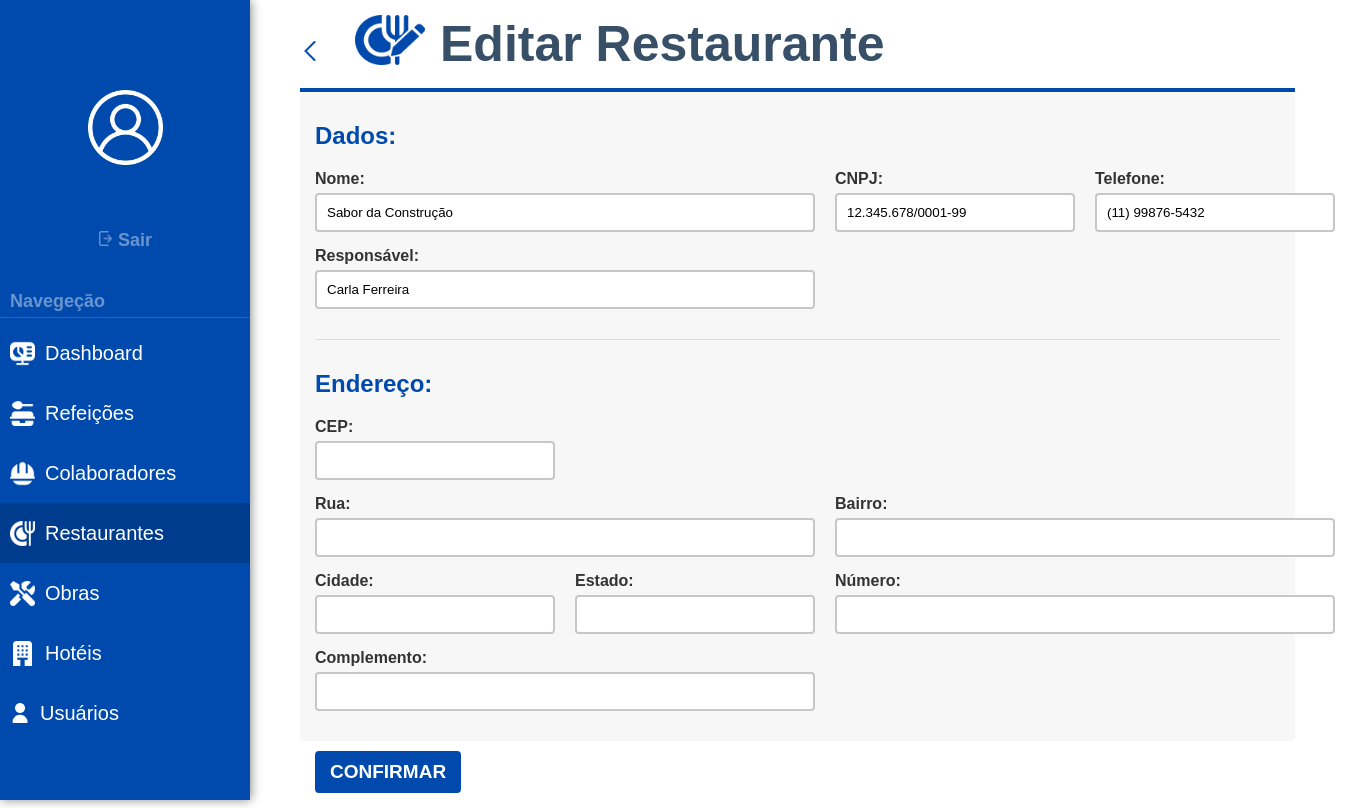
The app's page /editar-restaurante/1/ (signed in) with its own data.
### Sistema/models.py (models this page shows, shortened)
class Restaurante(models.Model):
    nome = models.CharField(
        max_length=100,
        verbose_name="Nome do Restaurante"
    )
    cnpj = models.CharField(
        max_length=18,
        unique=True,
        verbose_name="CNPJ"
    )
    endereco = models.TextField(
        verbose_name="Endereço Completo"
    )
    telefone = models.CharField(
        max_length=15,
        verbose_name="Telefone"
    )
    responsavel = models.CharField(
        max_length=100,
        verbose_name="Responsável"
    )

### Sistema/views.py (the view)
# urls.py: path('editar-restaurante/<int:id>/', editar_restaurante, name='editar-restaurante'),
@login_required
def editar_restaurante(request, id):
    restaurante = get_object_or_404(Restaurante, id=id)
    if request.method == 'POST':
        form = CadastroRestauranteForm(request.POST, instance=restaurante)
        if form.is_valid():
            restaurante = form.save(commit=False)
            restaurante.endereco = form.endereco_formatado
            restaurante.save()
            messages.success(request, 'Restaurante atualizado com sucesso!')
            return redirect('listar-restaurantes')
        else:
            messages.error(request, 'Por favor, corrija os erros no formulário.')
    else:
        form = CadastroRestauranteForm(instance=restaurante)
    return render(request, 'editar-restaurante.html', {'form': form, 'restaurante': restaurante})

### Sistema/forms.py (shortened to what this page needs)
class CadastroRestauranteForm(forms.ModelForm):
    cep = forms.CharField(max_length=9, required=True)
    numero = forms.CharField(max_length=10, required=True)
    complemento = forms.CharField(max_length=50, required=False)
    class Meta:
        model = Restaurante
        fields = ['nome', 'cnpj', 'telefone', 'responsavel']

### Sistema/templates/editar-restaurante.html (shortened to what this page needs)
{% load static %}
<!DOCTYPE html>
<html lang="pt-br">
<head>
    <link rel="stylesheet" href="{% static 'css/style.css' %}" />
</head>
<body>
<div class="sidebar">
     <div class="logout-container">
    <img src="{% static 'images/white version/user.png' %}" alt="error" height="75px" width="75px" style="display: flex; margin:auto; margin-bottom: 55px; margin-top: 90px;">
      <form method="POST" action="{% url 'logout' %}">
        <button type="submit" class="sair-btn">
          <img src="{% static 'images/logout.png' %}" alt="error" height="15px" width="15px">
          Sair
        </button>
      </form>
    </div>
    <label>Navegeção</label>
    <hr>
    <a href="{% url 'relatorio' %}">
      <img src="{% static 'images/white version/dash.png' %}" alt="error" height="25px" width="25px" style="margin-right: 10px;margin-left: 10px;">
      Dashboard
    </a>
     <a href="{% url 'listar_registros' %}">
      <img src="{% static 'images/white version/alim.png' %}" alt="error" height="25px" width="25px" style="margin-right: 10px;margin-left: 10px;">
      Refeições
    </a>
    <a href="{% url 'listar-colaboradores' %}">
      <img src="{% static 'images/white version/func.png' %}" alt="error" height="25px" width="25px" style="margin-right: 10px;margin-left: 10px;">
      Colaboradores
    </a>
    <a href="{% url 'listar-restaurantes' %}" class="active">
      <img src="{% static 'images/white version/rest.png' %}" alt="error" height="25px" width="25px" style="margin-right: 10px;margin-left: 10px;">
      Restaurantes
    </a>
    <a href="{% url 'listar-obras' %}">
      <img src="{% static 'images/white version/obra.png' %}" alt="error" height="25px" width="25px" style="margin-right: 10px;margin-left: 10px;">
      Obras
    </a>
    <a href="{% url 'listar-hoteis' %}">
      <img src="{% static 'images/white version/hotel.png' %}" alt="error" height="25px" width="25px" style="margin-right: 10px;margin-left: 10px;">
      Hotéis
    </a>
    <a href="{% url 'cadastrar_usuario' %}">
      <img src="{% static 'images/white version/usuario.png' %}" alt="error" height="20px" width="20px" style="margin-right: 10px;margin-left: 10px;">
      Usuários
    </a>
  </div>
  <div class="corpo">
    <h>
      <a href="{% url 'listar-restaurantes' %}">
            <img src="{% static 'images/blue version/back.png' %}"alt="Logo" height="20" width="20" style="margin-right: 35px;">
        </a>
      <img src="{% static 'images/blue version/cutlery-edit.png' %}" alt="error" height="50px" width="70px" style="margin-right: 15px;">
      Editar Restaurante</h>
<form method="POST" action="{% url 'editar-restaurante' restaurante.id %}">
<div class="form-section">
<h2>Dados:</h2>
  <div class="row">
  <div class="form-group">
    <label for="nome">Nome:</label>
           {{form.nome}}
        </div>
<div class="line">
  <div class="form-group">
    <label for="cnpj">CNPJ:</label>
            {{form.cnpj}}
        </div>
        <div class="form-group">
          <label for="telefone">Telefone:</label>
            {{form.telefone}}
        </div>
        </div>
  </div>
  <div class="form-group">
        <label for="telefone">Responsável:</label>
            {{form.responsavel}}
        </div>
<hr>
<h2>Endereço:</h2>
    <div class="line">
        <div class="form-group">
            <label for="cep">CEP:</label>
            <input type="text" id="cep" name="cep" maxlength="9" required value="{{ form.initial.cep|default_if_none:'' }}" />
        </div>
    </div>
        <div class="row">
         <div class="form-group">
            <label for="rua">Rua:</label>
            <input type="text" id="rua" name="rua" readonly />
        </div>
        <div class="form-group">
            <label for="bairro">Bairro:</label>
            <input type="text" id="bairro" name="bairro" readonly />
        </div>
        </div>
        <div class="row">
        <div class="line">
        <div class="form-group">
            <label for="cidade">Cidade:</label>
            <input type="text" id="cidade" name="cidade" readonly />
        </div>
        <div class="form-group">
            <label for="estado">Estado:</label>
            <input type="text" id="estado" name="estado" readonly />
        </div>
        </div>
        <div class="form-group">
            <label for="numero">Número:</label>
            <input type="text" id="numero" name="numero" required />
        </div>
        </div>
        <div class="form-group">
            <label for="complemento">Complemento:</label>
            <input type="text" id="complemento" name="complemento" />
        </div>
</div>
        <button type="submit">CONFIRMAR</button>
    </form>
    </div>
</body>
</html>

### static/css/style.css (style rules this page uses)
body { margin: 0; background-color: rgb(255, 255, 255); font-family: 'Gill Sans', 'Gill Sans MT', Calibri, 'Trebuchet MS', sans-serif; color: #333; }
h2 { color: #004aad; margin-top: 15px; }
.form-group { margin-bottom: 15px; }
.line { display: flex; gap: 20px; }
.line .form-group input { width: 240px; }
.row { display: flex; gap: 20px; }
label { display: block; margin-bottom: 5px; font-weight: bold; }
input[type="text"], input[type="number"], input[type="date"], input[type="tel"], input[type="email"], input[type="password"], select, textarea { width: 500px; padding: 10px; border: 2px solid #c7c7c7; border-radius: 4px; box-sizing: border-box; }
.form-section { background-color: #f7f7f7; padding: 15px; border-radius: 5px; margin-bottom: 20px; }
hr { border: 0; height: 1px; background: #ddd; margin: 30px 0; }
button { background-color: #004aad; color: white; font-weight: bold; padding: 10px 15px; border: none; border-radius: 4px; cursor: pointer; font-size: 19px; font-family: 'Gill Sans', 'Gill Sans MT', Calibri, 'Trebuchet MS', sans-serif; margin-top: -10px; margin-bottom: 15px; margin-left: 15px; transition: background-color 0.5s ease; }
.sidebar { width: 250px; height: 100vh; background-color: #004aad; flex-direction: column; position: fixed; box-shadow: 1px 0 10px rgba(0, 0, 0, 0.461); }
.sidebar a { font-size: 20px; color: #ffffff; display:inline-flex; align-items: center; height: 60px; width: 250px; position: static; text-align: left; transition: background-color 0.5s ease; text-decoration: none; border-color: #444444; }
.sidebar a.active { background-color: #0000002f; }
.sidebar label { font-size: 18px; color: #ffffff69; position: static; text-align: left; display: block; text-decoration: none; background: none; margin-left: 10px; }
.sidebar hr { border: 0; height: 1px; background: #ffffff25; margin: 5px 0; }
.sair-btn { font-size: 18px; color: #ffffff69; position: static; text-align: center; display: block; margin:auto; margin-bottom: -20px; text-decoration: none; background: none; }
.logout-container { text-align: center; margin-bottom: 50px; }
.corpo { margin-left: 300px; margin-right: 50px; }
.corpo h { font-size: 50px; display: flex; text-align: left; font-weight: bold; color: #374f67; border-bottom: 4px solid #004aad; padding-bottom: 15px; padding-top: 15px; }

### records on screen
Restaurante: nome "Sabor da Construção", cnpj "12.345.678/0001-99", telefone "(11) 99876-5432", responsavel "Carla Ferreira"
